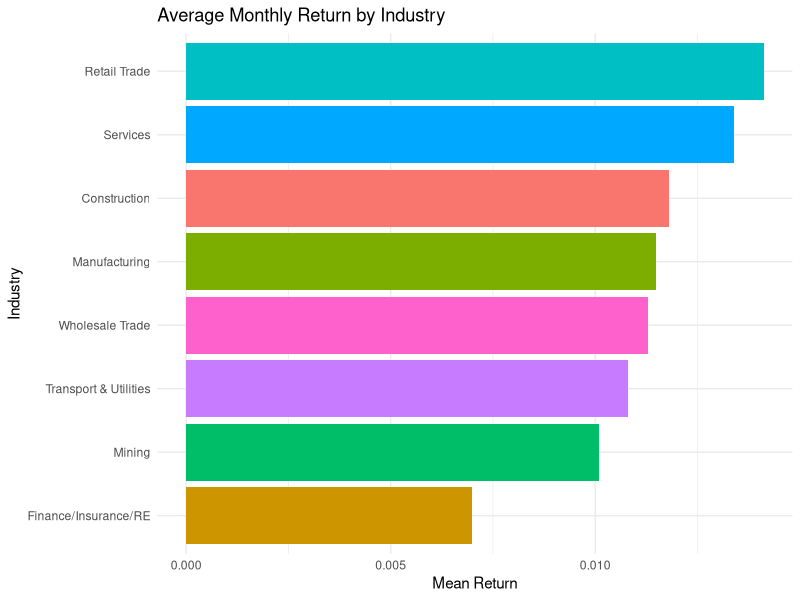
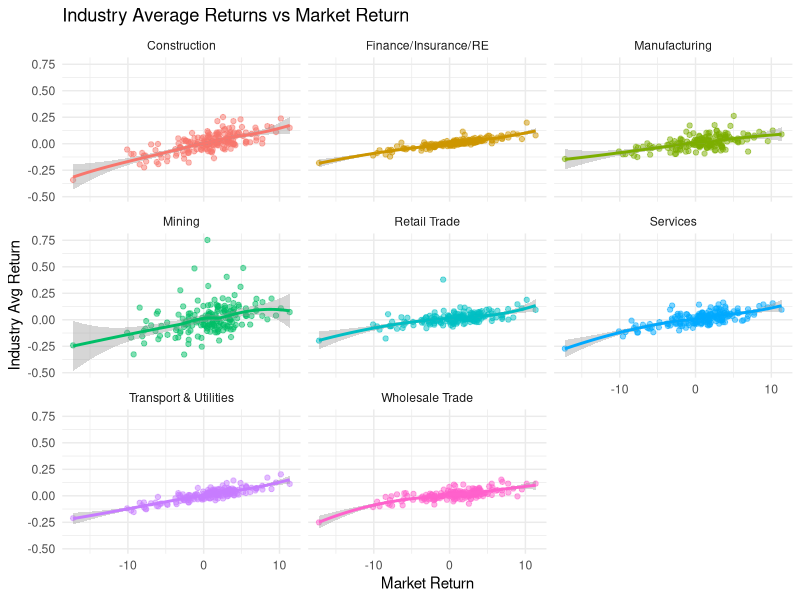
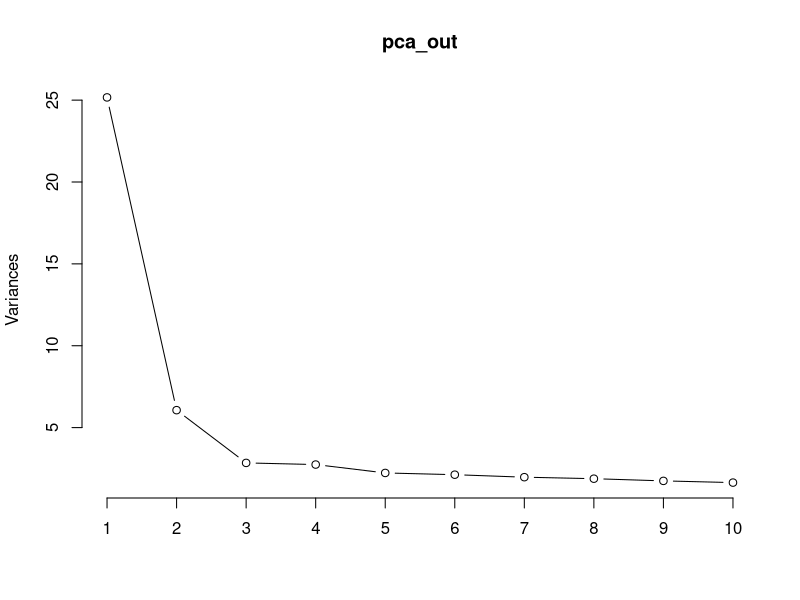
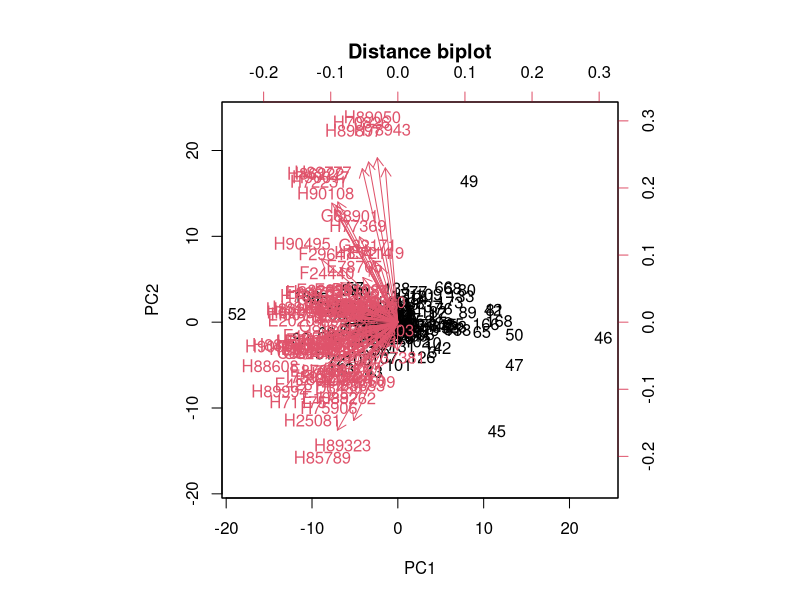

Reproduce these figures in R, in order.
## ---- chunk 1
library(tidyverse)
library(zoo)
## ---- chunk 2
market_df <- read.csv(here::here("data/Market.csv"))
sample_df <- read.csv(here::here("data/SampleK.csv"))
## ---- chunk 3
colSums(is.na(sample_df))

range(sample_df$Date)

tibble(stock = names(sample_df)[-1]) %>%
  mutate(industry = substr(stock,1,1)) %>%
  count(industry)
## ---- chunk 4
sample_df <- sample_df %>%
  mutate(Date = as.yearmon(str_remove(Date, "Y"), format = "%Y M%m"))

market_df <- market_df %>%
  mutate(Date = as.yearmon(str_remove(Date, "Y"), format = "%Y M%m"))
  
## ---- chunk 5
stocks_long <- sample_df %>%
  pivot_longer(-Date, names_to = "stock", values_to = "ret") %>%
  mutate(industry = substr(stock,1,1),
         industry_name = recode(industry,
           B = "Mining",
           C = "Construction",
           D = "Manufacturing",
           E = "Transport & Utilities",
           F = "Wholesale Trade",
           G = "Retail Trade",
           H = "Finance/Insurance/RE",
           I = "Services"
         ))

industry_summary <- stocks_long %>%
  group_by(industry_name) %>%
  summarise(
    mean_return = mean(ret, na.rm = TRUE),
    sd_return   = sd(ret, na.rm = TRUE),
    .groups = "drop"
  )

ggplot(industry_summary, aes(x = reorder(industry_name, mean_return),
                             y = mean_return, fill = industry_name)) +
  geom_col() +
  coord_flip() +  
  labs(title = "Average Monthly Return by Industry",
       x = "Industry", y = "Mean Return") +
  theme_minimal() +
  theme(legend.position = "none")

sampleXmarket <- stocks_long %>%
  left_join(market_df, by = "Date")

industry_ts <- sampleXmarket %>%
  group_by(Date, industry_name) %>%
  summarise(
    avg_ret = mean(ret, na.rm = TRUE),
    MarketReturn = first(MarketReturn),  
    .groups = "drop"
  )

ggplot(industry_ts, aes(x = MarketReturn, y = avg_ret, color = industry_name)) +
  geom_point(alpha = 0.5) +
  geom_smooth() +
  facet_wrap(~ industry_name, scales = "fixed") +
  labs(
    title = "Industry Average Returns vs Market Return",
    x = "Market Return",
    y = "Industry Avg Return"
  ) +
  theme_minimal() +
  theme(legend.position = "none")
## ---- chunk 6
pca_out <- prcomp(sample_df[,-1], scale. = TRUE)
plot(pca_out, type = "line")

biplot(pca_out, scale = 0, main = "Distance biplot")
